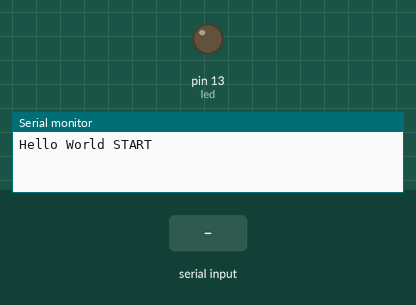
This sketch was run on a simulated Arduino Mega 2560, built with avr-gcc and run on an emulated ATmega2560. On the bench: output pins drawn as LEDs (lit = HIGH), the last lines printed to the serial monitor. The test bench sets the inputs (shaded band).

Above: at 3.2 s.
3.3 s: "w" received over the second serial link
At 4.5 s:
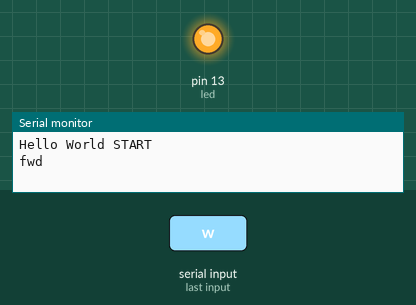
4.8 s: "a" received over the second serial link
At 5.6 s:
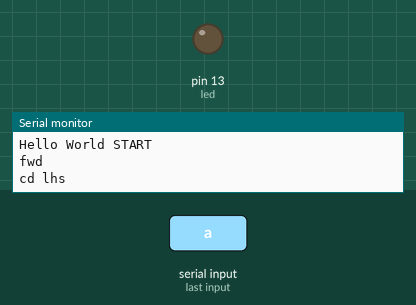
Timing chart, 0 to 7.8 s (numbered marks = the images above; inputs shaded):
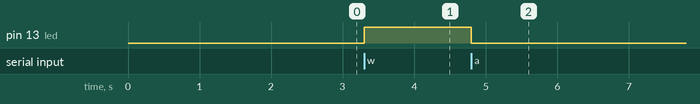

Measured:
- after the input at 3.3 s, pin 13 (led): LOW → HIGH at once
- after the input at 4.8 s, pin 13 (led): HIGH → LOW at once

The sketch:

_190308_bt_led.ino
```cpp
/*
Author: Kris Gonzalez
Objective: control led via bluetooth.
ASSUMPTIONS:
    * python script only runs on Windows
    * MUST use python3 on pc(otherwise have bytes/str type issue)
    * kjg190308: works!
General steps:
1. run python script, send [w,a,s,d] over BT (bytes)
2. bt receives, sends comm to teensy, teensy changes led state
3. print received key to pc serial monitor

note about command / action:
CMD |int | action
w   |119 | 'fwd', 1
a   |97  | 'bwd', 0
s   |115 | 'lhs', 0
d   |100 | 'rhs', 1
*/

int led = 13; // set led pin

void setLED(int des){
    /* set desired led state. make sure invalid values are ignored. */
    if(des == 0 || des == 1) digitalWrite(led,des);
}//void setLED

void setup() {
    pinMode(led,1); // 1 = OUTPUT
	Serial.begin(38400); // pc / usb serial (give status)
	Serial1.begin(38400); // hardware serial (to bluetooth)
	delay(2000);
	Serial.println("Hello World START");

}//setup

void loop() {
	int inByte; // will interpret byte value of letter (see ascii table)
	if(Serial1.available()>0){
        inByte=Serial1.read();
        if(inByte=='w'){
            Serial.println("fwd");
            setLED(1);
        }
        else if(inByte=='a'){
            Serial.println("cd lhs");
            setLED(0);
        }
        else if(inByte=='s'){
            Serial.println("bwd");
            setLED(0);
        }
        else if(inByte=='d'){
            Serial.println("rhs");
            setLED(1);
        }
	}//if bt data avail
}//loop
```
